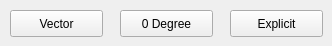
<?xml version="1.0" encoding="UTF-8"?>
<ui version="4.0">
 <class>DriveModes</class>
 <widget class="QWidget" name="DriveModes">
  <property name="geometry">
   <rect>
    <x>0</x>
    <y>0</y>
    <width>332</width>
    <height>46</height>
   </rect>
  </property>
  <property name="windowTitle">
   <string>Form</string>
  </property>
  <widget class="QPushButton" name="pushButton">
   <property name="geometry">
    <rect>
     <x>10</x>
     <y>10</y>
     <width>93</width>
     <height>27</height>
    </rect>
   </property>
   <property name="text">
    <string>Vector</string>
   </property>
  </widget>
  <widget class="QPushButton" name="pushButton_2">
   <property name="geometry">
    <rect>
     <x>120</x>
     <y>10</y>
     <width>93</width>
     <height>27</height>
    </rect>
   </property>
   <property name="text">
    <string>0 Degree</string>
   </property>
  </widget>
  <widget class="QPushButton" name="pushButton_3">
   <property name="geometry">
    <rect>
     <x>230</x>
     <y>10</y>
     <width>93</width>
     <height>27</height>
    </rect>
   </property>
   <property name="text">
    <string>Explicit</string>
   </property>
  </widget>
 </widget>
 <resources/>
 <connections/>
</ui>
